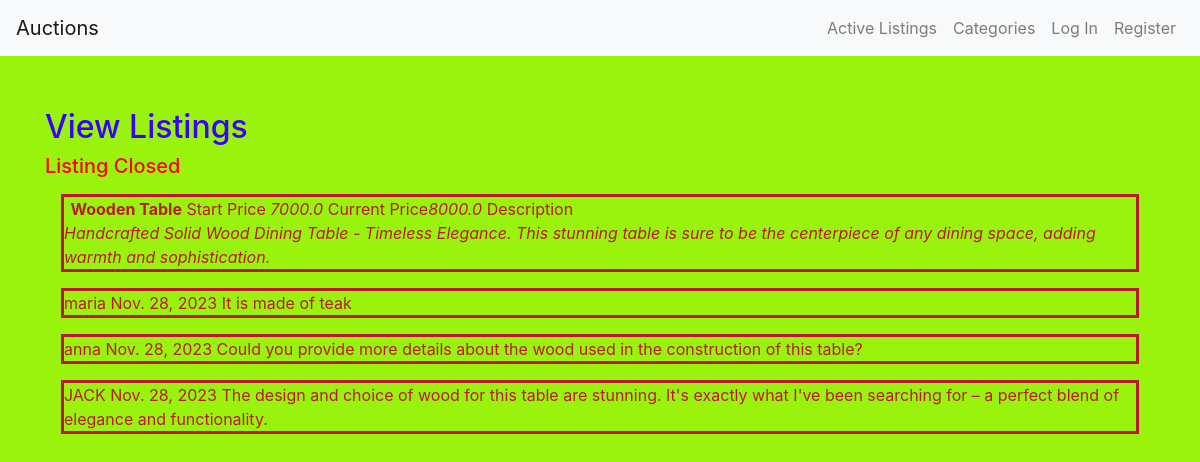
Page /viewlisting/8 on the committed database.
### auctions/models.py (models this page shows, shortened)
class Listing(models.Model):
    title = models.CharField(max_length=30)
    description = models.TextField(max_length=300)
    imageUrl = models.TextField(max_length=200, null=True)
    isActive = models.BooleanField(default=True)
    createdDate = models.DateField(default=now)
    startPrice = models.FloatField()
    currentPrice = models.FloatField(blank=True, null=True)
    category = models.ForeignKey(Category, on_delete=models.CASCADE, related_name="related_listings")
    creator = models.ForeignKey(User, on_delete=models.CASCADE, related_name="listings")
    watchers = models.ManyToManyField(User, blank=True, related_name="watched_listings")
    buyer = models.ForeignKey(User, on_delete=PROTECT, blank=True, null=True)

class Comments(models.Model):
    user = ForeignKey(User, on_delete=CASCADE, null=True)
    listing = ForeignKey(Listing, on_delete=CASCADE, null=True, related_name="get_comments")
    content = models.TextField(max_length=200)
    date = models.DateField(default=now)

class User(AbstractUser):
    pass

### auctions/views.py (the view)
# urls.py: path("viewlisting/<int:listingid>", views.seeListing, name="viewlisting"),
def seeListing(request, listingid):
    if(listingid != None):
        listingInfo = Listing.objects.get(pk = listingid)
        comments = listingInfo.get_comments.all().order_by('-id')
        watcher = False
        creator = False
        buyer = False
        """
        More logic needs to be added

        1 if user is logged then they can add watchlist / remove wishlist
        2 sign in user can bid on item if price is larger than current offer
        3 if owner of listing then ability to close it
        4 ability to add comments
        5 if a user won an auction it should say so

        """
        if request.user != None:
            if request.user in listingInfo.watchers.all():
                watcher = True
                print("current user is a watcher")
            if request.user == listingInfo.creator:
                creator = True
                print("current user is the creator")
                pass
            if listingInfo.isActive == False and request.user == listingInfo.buyer:
                buyer = True
                print("current user got the auction")
                pass
        return render(request, "auctions/viewlisting.html", {
        "commentform" : CommentForm,
        "bidform" : NewBidForm,
        "prodinfo" : listingInfo,
        "comments" : comments,
        "creator" : creator,
        "watcher" : watcher,
        "buyer" : buyer
        })

### auctions/templates/auctions/viewlisting.html (shortened to what this page needs)
{% extends "auctions/layout.html" %}
{% block body %}
<h2>View Listings</h2>
{% if prodinfo.isActive == False %}
<h5 style="color: red;">Listing Closed</h5>
{% endif %}
{% if prodinfo != None %}
    <div class="products">
        <div class="prod_info">
            <b>{{prodinfo.title}}</b>
            Start Price <i>{{prodinfo.startPrice}}</i>
            Current Price<i>{{prodinfo.currentPrice}}</i>
            Description <br>
            <i>{{prodinfo.description}}</i>
        </div>
    </div>
        {% for comment in comments%}
        <div class="products">
            {{comment.user}}
            {{comment.date}}
            {{comment.content}}
        </div>
        {% empty %}
        No comments so far!
        {% endfor %}
    {% endif %}
{% endblock %}

### auctions/static/auctions/styles.css (style rules this page uses)
body { padding: 10px; background: rgb(154, 243, 12); color: rgb(55, 0, 255); }
.products { margin: 1em; border-style: solid; color: rgb(186, 26, 39); }
.prod_info { display: inline; position: relative; height: max-content; width: 30em; padding: 0.4em; margin: 0; }

### auctions/templates/auctions/layout.html (style rules this page uses)
body { padding-top: 60px; }

### rows in the picture
Listing: title "Wooden Table", startPrice "7000.0", currentPrice "8000.0", description "Handcrafted Solid Wood Dining Table - Timeless Elegance. This stunning table is sure to be the centerpiece of any dining space, adding warmth and sophistication."
Comments: user "maria", date "Nov. 28, 2023", content "It is made of teak"
Comments: user "anna", date "Nov. 28, 2023", content "Could you provide more details about the wood used in the construction of this table?"
Comments: user "JACK", date "Nov. 28, 2023", content "The design and choice of wood for this table are stunning. It's exactly what I've been searching for – a perfect blend of elegance and functionality."
